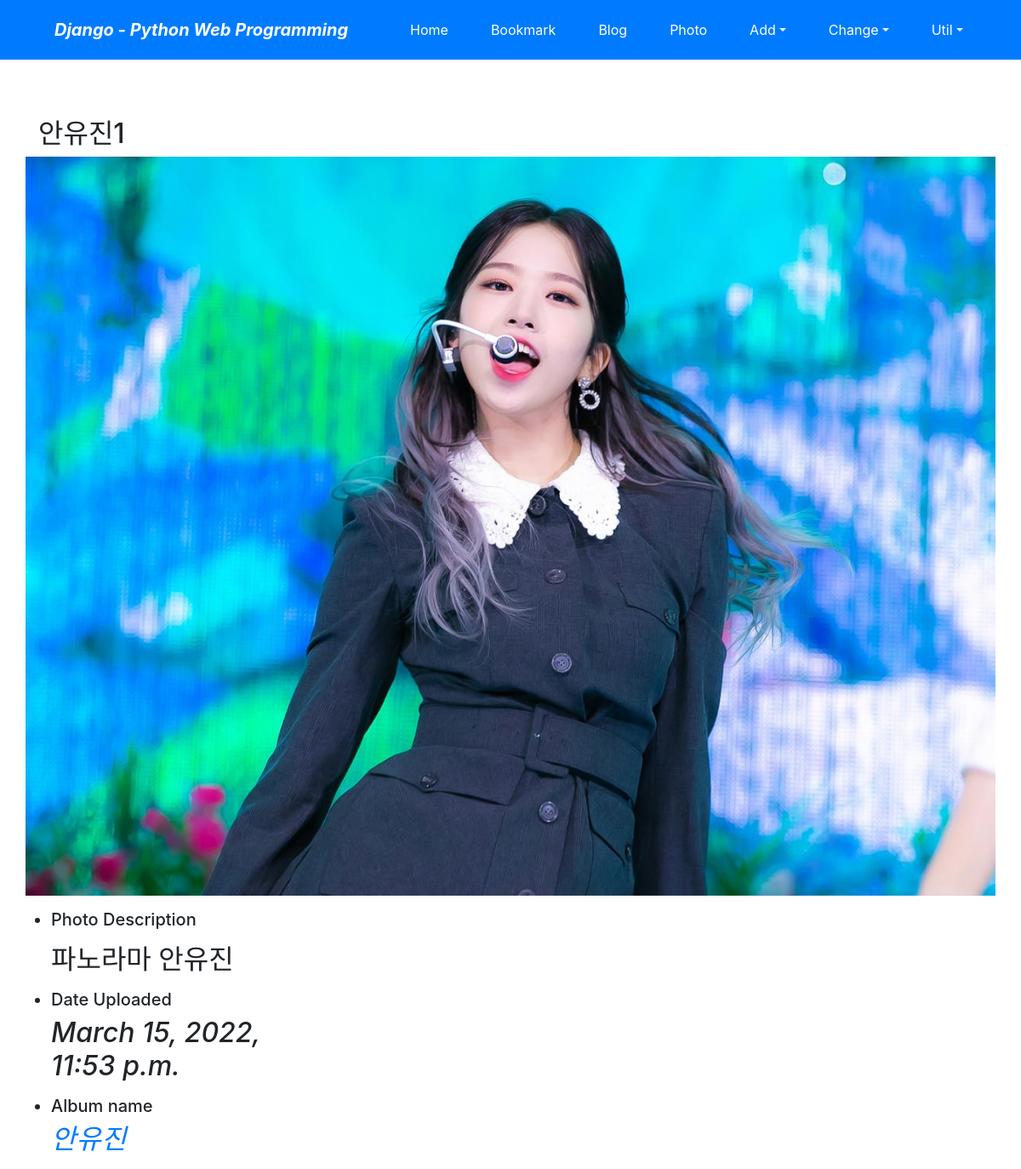
Screenshot of /photo/photo/12/ with the database file from the repository.
### photo/models.py (models this page shows, shortened)
class Photo(models.Model):
    album = models.ForeignKey(Album, on_delete=models.CASCADE)
    title = models.CharField('TITLE', max_length=30)
    description = models.TextField('Photo Description', blank=True)
    image = models.ImageField('IMAGE', upload_to='SorlPhoto/%Y')
    upload_dt = models.DateTimeField('Upload Date', auto_now_add=True)
    owner = models.ForeignKey('auth.User', on_delete=models.CASCADE, verbose_name='OWNER', blank=True, null=True )
    class Meta:
        ordering = ('title',)

class Album(models.Model):
    name = models.CharField(max_length=30)
    description =models.CharField('One line Description', max_length=100, blank=True)
    owner = models.ForeignKey('auth.User', on_delete=models.CASCADE, verbose_name='OWNER', blank=True, null=True)
    class Meta:
        ordering=('name',)

### photo/views.py (the view)
# urls.py: path('photo/<int:pk>/', views.PhotoDV.as_view(), name='photo_detail'),
class PhotoDV(DetailView):
    model = Photo

### photo/templates/photo/photo_detail.html (shortened to what this page needs)
{% extends "base.html" %}
{% block content %}
    <h2 class="mt-5">{{ object.title }}<h2>
        <div class="row">
            <a href="{{ object.image.url }}">
                <img src="{{ object.image.url }}" style="width:100%;">
            </a>
        </div>
        <ul class="col-md-3 mt-3">
            <li class="h5">Photo Description</li>
            {% if object.description %}<p>{{ object.description|linebreaks }}</p>
            {% else %}<p>(blank)</p>{% endif %}
            <li class="h5">Date Uploaded</li>
                <p class="font-italic">{{ object.upload_dt }}</p>
            <li class="h5">Album name</li>
                <p class="font-italic">
                    <a href="{% url 'photo:album_detail' object.album.id %}">{{ object.album.name }}</a>
                </p>
            </ul>
        </div>
        {% endblock %}

### rows the page displays
Photo: title "안유진1", image (picture), description "파노라마 안유진", upload_dt "March 15, 2022, 11:53 p.m.", album.name "안유진"
